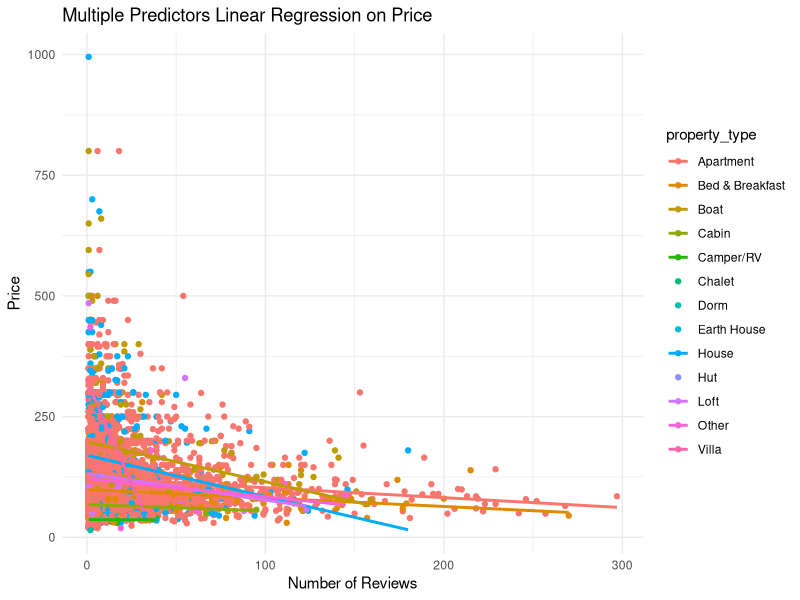
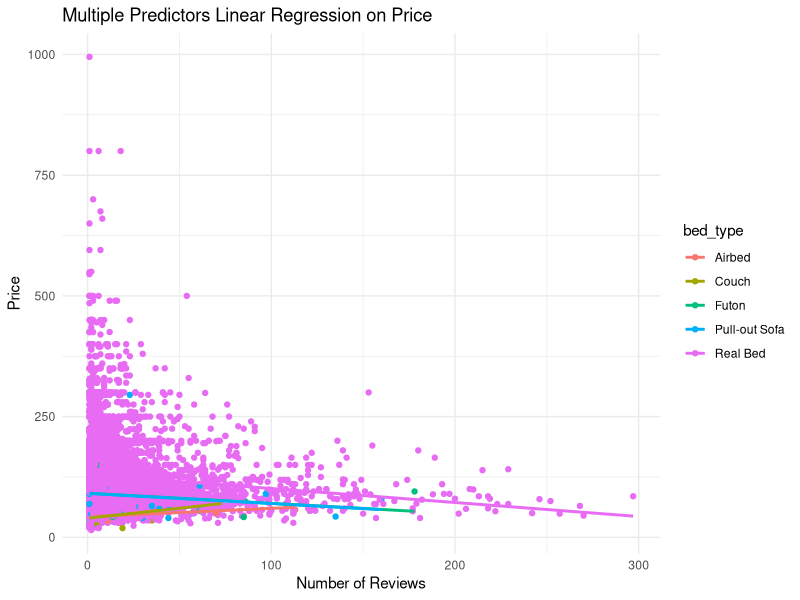
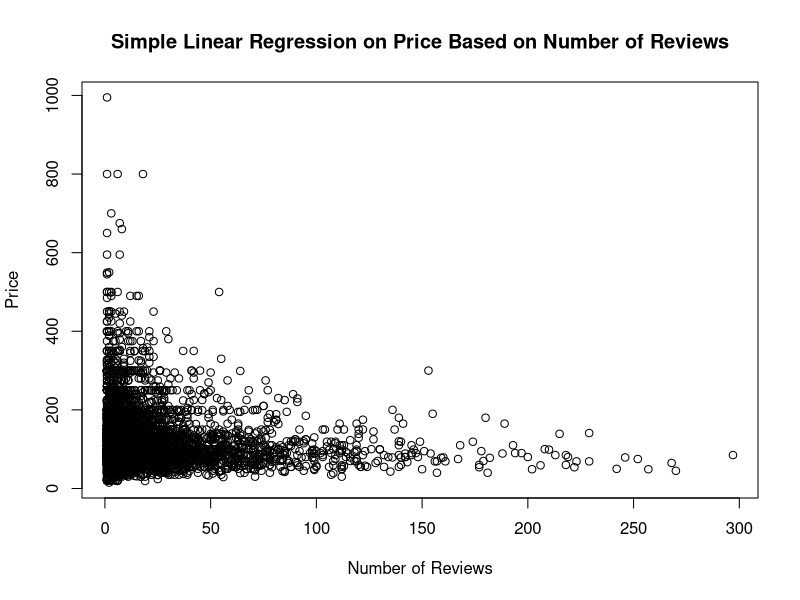
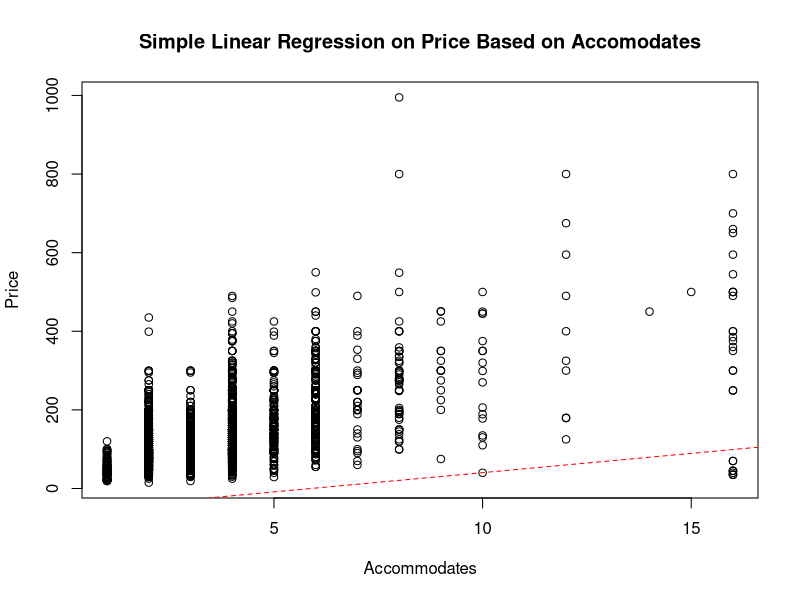
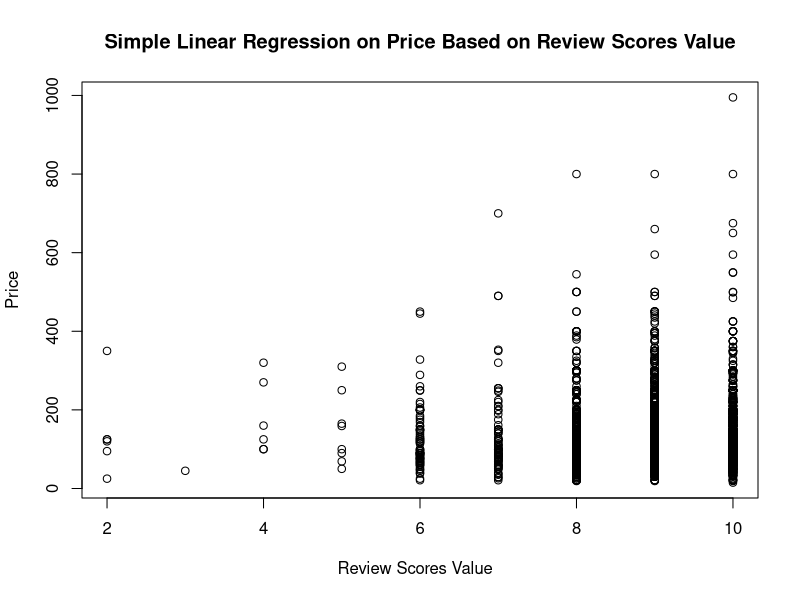
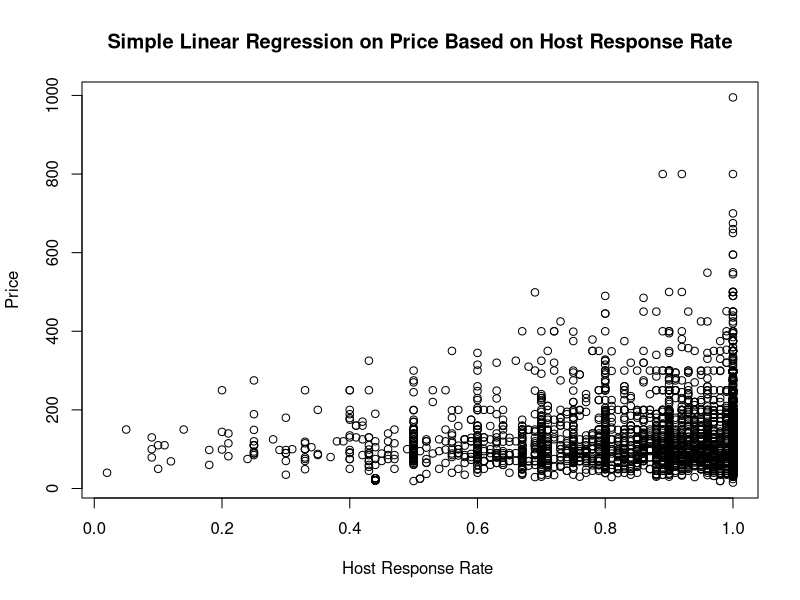
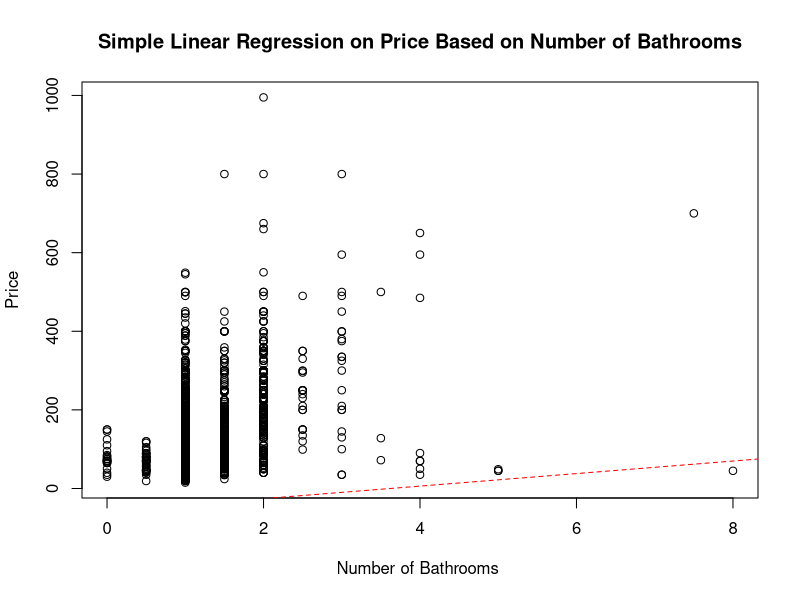
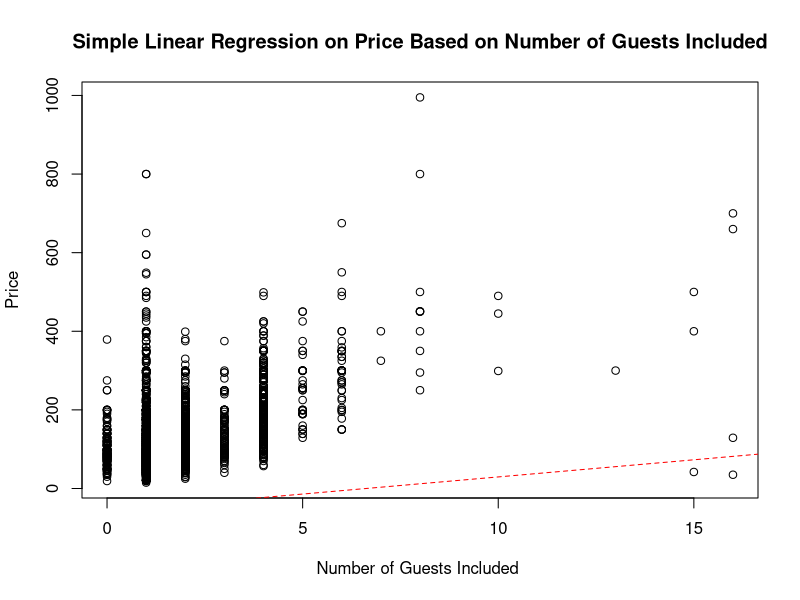

Here is the R script that generated these plots, in order: (Note: this script raises an error after producing the figures.)
## ---- chunk 1


library(tidyverse)
airbnb_data <- read_csv("AirBnB.csv")
library(dplyr)

## ---- chunk 2
install.packages("dplyr")
head(airbnb_data)
## ---- chunk 3

# Assuming your data frame is called airbnb_data

filtered_data <- airbnb_data %>%
  select(bed_type, number_of_reviews, review_scores_value, property_type, accommodates, host_response_rate, guests_included, bedrooms, bathrooms, price)

# Now you have a new data frame containing only the selected variables
filtered_data$price <- as.numeric(gsub("\\$", "", filtered_data$price))
filtered_data$host_response_rate <- as.numeric(gsub("%", "", filtered_data$host_response_rate))
#filtered_data
## ---- chunk 4
cleaned_data <- filtered_data %>%
  filter(
    !is.na(bed_type) &
    !is.na(number_of_reviews) &
    !is.na(review_scores_value) &
    !is.na(property_type) &
    !is.na(accommodates) &
    !is.na(host_response_rate) &
    !is.na(guests_included) &
    !is.na(bedrooms) &
    !is.na(bathrooms) &
    !is.na(price)
  )
## ---- chunk 5
# Assuming 'filtered_data' is your data frame
# Using model.matrix to convert categorical variables into a matrix
model_matrix <- model.matrix(~ bed_type + property_type, data = cleaned_data)

# Print the resulting matrix
#print(model_matrix)

## ---- chunk 6
summary(cleaned_data)
head(cleaned_data)
## ---- chunk 7
# Assuming 'filtered_data' is your data frame
# Using model.matrix to convert categorical variables into a matrix
model_matrix <- model.matrix(~ bed_type + property_type, data = cleaned_data)

# Creating a new data frame with the model matrix and other numeric variables
model_data <- cbind(model_matrix, 
                    cleaned_data[, c("number_of_reviews", "review_scores_value", 
                                      "accommodates", "bedrooms", 
                                      "host_response_rate", "bathrooms", 
                                      "guests_included", "price")])


# Check for and handle missing values
model_data <- na.omit(model_data)

# Fitting the linear regression model
fitted_model <- lm(price ~ ., data = model_data)

# Print coefficients
print(coef(fitted_model))


## ---- chunk 8
library(ggplot2)

# Create the scatter plot
ggplot(cleaned_data, aes(x = number_of_reviews, y = price, color = property_type)) +
  geom_point() +
  labs(title = "Multiple Predictors Linear Regression on Price",
       x = "Number of Reviews",
       y = "Price") +
  
  # Add separate regression lines for each property type
  geom_smooth(method = "lm", formula = y ~ x, se = FALSE) +
  
  theme_minimal()

# Create the scatter plot
ggplot(cleaned_data, aes(x = number_of_reviews, y = price, color = bed_type)) +
  geom_point() +
  labs(title = "Multiple Predictors Linear Regression on Price",
       x = "Number of Reviews",
       y = "Price") +
  
  # Add separate regression lines for each bed type
  geom_smooth(method = "lm", formula = y ~ x, se = FALSE) +
  
  theme_minimal()
## ---- chunk 9
plot(cleaned_data$number_of_reviews, cleaned_data$price,
     main = "Simple Linear Regression on Price Based on Number of Reviews",
     xlab = "Number of Reviews",
     ylab = "Price")

abline( -57.7177310   ,  -0.2183462 , col = "red", lty = 2)
## ---- chunk 10
plot(cleaned_data$accommodates, cleaned_data$price,
     main = "Simple Linear Regression on Price Based on Accomodates",
     xlab = "Accommodates",
     ylab = "Price")

abline( -57.7177310   , 9.8008904, col = "red", lty = 2)
## ---- chunk 11
plot(cleaned_data$review_scores_value  , cleaned_data$price,
     main = "Simple Linear Regression on Price Based on Review Scores Value",
     xlab = "Review Scores Value  ",
     ylab = "Price")

abline( -57.7177310  , 1.8526714  , col = "red", lty = 2)

plot(cleaned_data$host_response_rate , cleaned_data$price,
     main = "Simple Linear Regression on Price Based on Host Response Rate",
     xlab = "Host Response Rate ",
     ylab = "Price")

abline(-57.7177310  ,  16.5832630  , col = "red", lty = 2)

plot(cleaned_data$bathrooms , cleaned_data$price,
     main = "Simple Linear Regression on Price Based on Number of Bathrooms",
     xlab = "Number of Bathrooms ",
     ylab = "Price")

abline(-57.7177310 ,  15.9447542  , col = "red", lty = 2)


plot(cleaned_data$guests_included  , cleaned_data$price,
     main = "Simple Linear Regression on Price Based on Number of Guests Included",
     xlab = "Number of Guests Included ",
     ylab = "Price")

abline(-57.7177310  ,  8.7150784    , col = "red", lty = 2)


plot(cleaned_data$bedrooms, cleaned_data$price,
     main = "Simple Linear Regression on Price Based on Number of Bedrooms",
     xlab = "Number of Bedrooms ",
     ylab = "Price")

abline(-57.7177310  ,   25.1434438   , col = "red", lty = 2)
## ---- chunk 12
residual_values =resid(fitted_model)
sresidual_values = rstandard(fitted_model)

hist(rstandard(fitted_model),
     main = "Standardized residuals histogram",
     xlab = "Standardized residuals")

plot(fitted_model, which=2)
plot(cleaned_data[, c(2, 3, 5, 6, 7, 8, 9, 10)], col = "cadetblue")

## ---- chunk 13
library(MASS)
y = cleaned_data$price
boxcox(fitted_model)
lambda = 1 / 2
gm = prod(y)^(1 / nrow(cleaned_data))
y_transformed = gm^(1 - lambda) * (y^lambda - 1) / lambda

## ---- chunk 14
# Assuming 'cleaned_data' is your data frame
# Assuming 'price' is your response variable

# Full Model Fitting
fit_full <- lm(price ~ bathrooms, data = cleaned_data)

# Null Model Fitting
fit_null <- lm(price ~ 1, data = cleaned_data)

# ANOVA Test
anova_result <- anova(fit_null, fit_full)

# Display the ANOVA results
print(anova_result)


## ---- chunk 15

fit_full <- lm(price ~ number_of_reviews, data = cleaned_data)
fit_null <- lm(price ~ 1, data = cleaned_data)
anova_result <- anova(fit_null, fit_full)
print(anova_result)
## ---- chunk 16

fit_full <- lm(price ~ review_scores_value, data = cleaned_data)
fit_null <- lm(price ~ 1, data = cleaned_data)
anova_result <- anova(fit_null, fit_full)
print(anova_result)
## ---- chunk 17

fit_full <- lm(price ~ host_response_rate, data = cleaned_data)
fit_null <- lm(price ~ 1, data = cleaned_data)
anova_result <- anova(fit_null, fit_full)
print(anova_result)
## ---- chunk 18

fit_full <- lm(price ~ accommodates, data = cleaned_data)
fit_null <- lm(price ~ 1, data = cleaned_data)
anova_result <- anova(fit_null, fit_full)
print(anova_result)
## ---- chunk 19

fit_full <- lm(price ~ guests_included, data = cleaned_data)
fit_null <- lm(price ~ 1, data = cleaned_data)
anova_result <- anova(fit_null, fit_full)
print(anova_result)
## ---- chunk 20

fit_full <- lm(price ~ bedrooms, data = cleaned_data)
fit_null <- lm(price ~ 1, data = cleaned_data)
anova_result <- anova(fit_null, fit_full)
print(anova_result)
## ---- chunk 21
confint_values <- confint(fitted_model, level = 0.95)

# Display the 95% confidence intervals
confint_values
